Frame 1 (no input): blank canvas, image omitted
Frame 60 (no input): blank canvas, image omitted
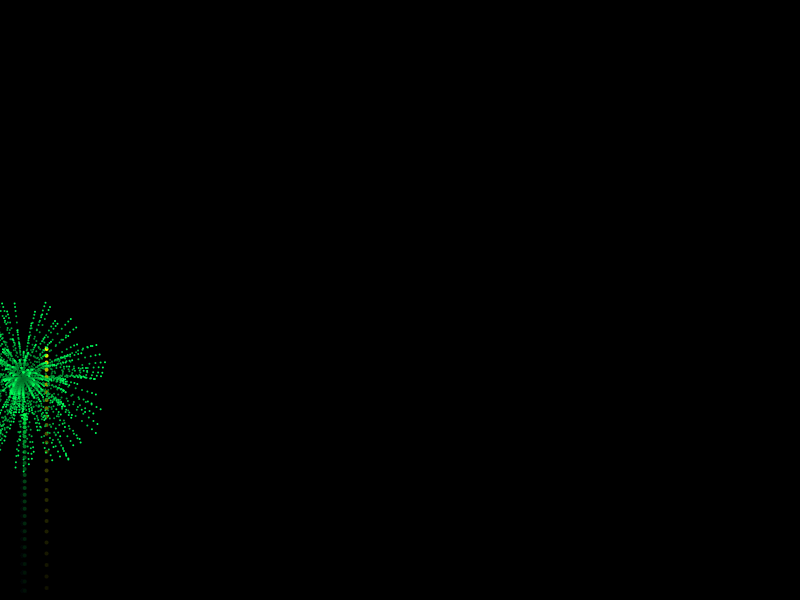
Frame 120 (the mouse pressed at the canvas centre since frame 60)

The p5.js sketch whose frames 1 and 60 were blank and that drew this single picture after the mouse press (run headless with seeded random() and noise() and a simulated clock; from frame 60 on, the mouse is pressed at the canvas centre):

// p5.js sketch
// ── sketch.js
var fireworks = [];
var gravity;

function setup(){
    createCanvas(800, 600);
    colorMode(HSB)
    gravity = createVector(0, 0.2);
    stroke(255);
    strokeWeight(4);
    background(0);
}

function draw(){
    colorMode(RGB)
    background(0, 0, 0, 25);
    if(random(1) < 0.03){
        fireworks.push(new Firework());
    }
    for(let i = fireworks.length-1; i>=0; i--){
        fireworks[i].update();
        fireworks[i].show();
        if(fireworks[i].done()){
            fireworks.splice(i,1)
        }
    }
}
// ── firework.js


function Firework(){

    this.hu = random(255);
    this.firework = new Particle(random(width), height, this.hu, true);
    this.exploded = false;
    this.particles = [];

    this.done = function(){
        if(this.exploded && this.particles.length === 0){
            return true;
        } else {
            return false;
        }
    }
    
    this.update = function (){
        if (!this.exploded){
            this.firework.applyForce(gravity);
            this.firework.update();
            if (this.firework.vel.y >= 0){
                this.exploded = true;
                this.explode();
            }
        }
        for (let i = this.particles.length -1; i>=0; i--){
            this.particles[i].applyForce(gravity);
            this.particles[i].update();
            if (this.particles[i].done()){
                this.particles.splice(i,1);
            }
        }
    }
    this.explode = function(){
        for(let i =0; i<250; i++){
            let p = new Particle(this.firework.pos.x, this.firework.pos.y, this.hu, false);
            this.particles.push(p);
        }
    }

    this.show = function(){
        if(!this.exploded){
            this.firework.show();
        }
        for(let i =0; i< this.particles.length; i++){
            this.particles[i].show();
        }
    }
}

// ── particle.js


function Particle(x, y, hu, firework){

    this.pos = createVector(x, y, firework);
    this.firework = firework;
    this.lifespan = 255;
    this.hu = hu;

    if(firework){
        this.vel = createVector(0, random(-8, -15));
    } else {
        this.vel = p5.Vector.random2D();
        this.vel.mult(random(2,20));
    }
    this.acc = createVector(0,0);

    this.applyForce = function(force){
        this.acc.add(force);
    }

    this.update = function(){
        if(!this.firework){
            this.vel.mult(0.85);
            this.lifespan -= 4;
        }
        this.vel.add(this.acc);
        this.pos.add(this.vel);
        this.acc.mult(0);
    }

    this.done = function(){
        if(this.lifespan < 0){
            return true;
        } else {
            return false;
        }
    }

    this.show = function() {
        colorMode(HSB)
        if(!firework){
            strokeWeight(2);
            stroke(hu, 255, 255, this.lifespan);
        } else {
            strokeWeight(4);
            stroke(hu, 255, 255);
        }
        point(this.pos.x, this.pos.y)
    }

}
